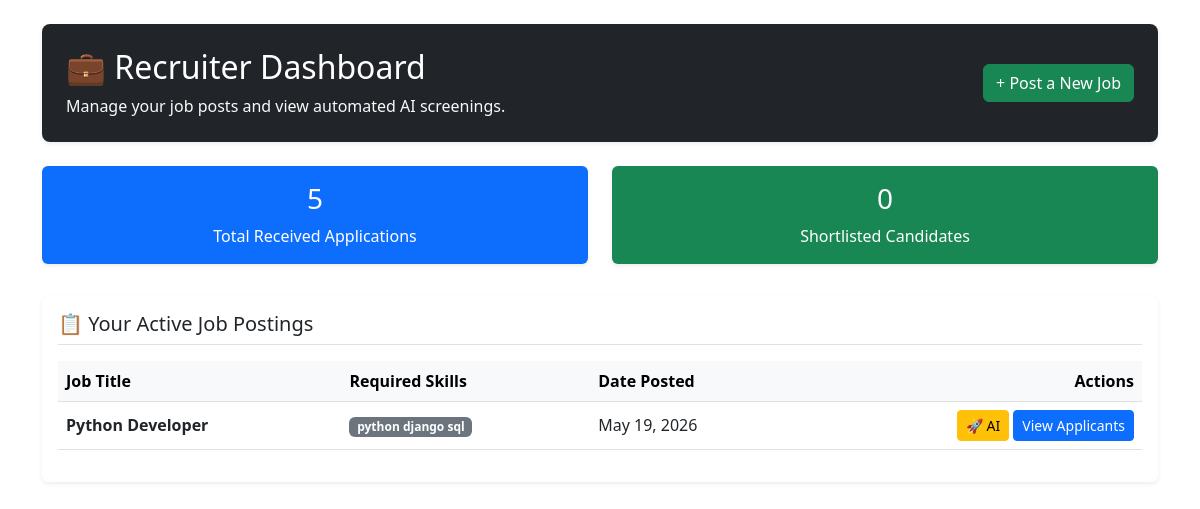
Page /dashboard/ (signed in) on the committed database.
### demoapp/models.py (models this page shows, shortened)
class Job(models.Model):
    recruiter = models.ForeignKey(User, on_delete=models.CASCADE, limit_choices_to={'role': 'recruiter'})
    title = models.CharField(max_length=255)
    description = models.TextField()
    requirements = models.TextField(help_text="Comma separated skills")
    created_at = models.DateTimeField(auto_now_add=True)

### demoapp/views.py (the view)
# urls.py: path('dashboard/', views.dashboard_view, name='dashboard'),
@login_required
def dashboard_view(request):
    if request.user.is_superuser or request.user.role == 'recruiter':
        jobs = Job.objects.filter(recruiter=request.user)
        total_apps = Application.objects.filter(job__recruiter=request.user).count()
        shortlisted = Application.objects.filter(job__recruiter=request.user, status='Shortlisted').count()
        return render(request, 'recruiter_dashboard.html', {'jobs': jobs, 'total_apps': total_apps, 'shortlisted': shortlisted})
    else:
        return render(request, 'candidate_dashboard.html', {'applications': Application.objects.filter(candidate=request.user)})

### demoapp/templates/recruiter_dashboard.html (shortened to what this page needs)
<!DOCTYPE html>
<html lang="en">
<head>
    <link href="https://cdn.jsdelivr.net/npm/bootstrap@5.3.0/dist/css/bootstrap.min.css" rel="stylesheet">
</head>
<body>
<div class="container mt-4">
    <div class="row">
        <div class="col-md-12 mb-4">
            <div class="p-4 bg-dark text-white rounded-3 shadow-sm d-flex justify-content-between align-items-center">
                <div>
                    <h2>💼 Recruiter Dashboard</h2>
                    <p class="text-light mb-0">Manage your job posts and view automated AI screenings.</p>
                </div>
                <a href="{% url 'post_job' %}" class="btn btn-success">+ Post a New Job</a>
            </div>
        </div>
        <div class="col-md-6 mb-4">
            <div class="card bg-primary text-white shadow-sm border-0 text-center p-3">
                <h3>{{ total_apps }}</h3>
                <p class="mb-0">Total Received Applications</p>
            </div>
        </div>
        <div class="col-md-6 mb-4">
            <div class="card bg-success text-white shadow-sm border-0 text-center p-3">
                <h3>{{ shortlisted }}</h3>
                <p class="mb-0">Shortlisted Candidates</p>
            </div>
        </div>
        <div class="col-md-12 mt-2">
            <div class="card shadow-sm border-0">
                <div class="card-body">
                    <h5 class="card-title border-bottom pb-2 mb-3">📋 Your Active Job Postings</h5>
                    <div class="table-responsive">
                        <table class="table table-hover align-middle">
                            <thead class="table-light">
                                <tr>
                                    <th>Job Title</th>
                                    <th>Required Skills</th>
                                    <th>Date Posted</th>
                                    <th class="text-end">Actions</th>
                                </tr>
                            </thead>
                            <tbody>
                                {% for job in jobs %}
                                <tr>
                                    <td class="fw-bold text-dark">{{ job.title }}</td>
                                    <td>
                                        <span class="badge bg-secondary skill-cell" title="{{ job.requirements }}">
                                            {{ job.requirements }}
                                        </span>
                                    </td>
                                    <td>{{ job.created_at|date:"M d, Y" }}</td>
                                    <td class="text-end" style="white-space: nowrap;">
                                        <a href="{% url 'run_ai_screening' job.id %}" class="btn btn-sm btn-warning" title="Run AI Screening">🚀 AI</a>
                                        <a href="{% url 'view_applicants' job.id %}" class="btn btn-sm btn-primary">View Applicants</a>
                                    </td>
                                </tr>
                                {% empty %}
                                <tr>
                                    <td colspan="4" class="text-center text-muted py-4">You haven't posted any jobs yet.</td>
                                </tr>
                                {% endfor %}
                            </tbody>
                        </table>
                    </div>
                </div>
            </div>
        </div>
    </div>
</div>
</body>
</html>

### demoapp/templates/recruiter_dashboard.html (style rules this page uses)
.skill-cell { max-width: 250px; white-space: nowrap; overflow: hidden; text-overflow: ellipsis; display: inline-block; vertical-align: middle; }

### rows in the picture
Job: title "Python Developer", requirements "python django sql", created_at "May 19, 2026"

### other values in the picture
{{ total_apps }} "5"
{{ shortlisted }} "0"
